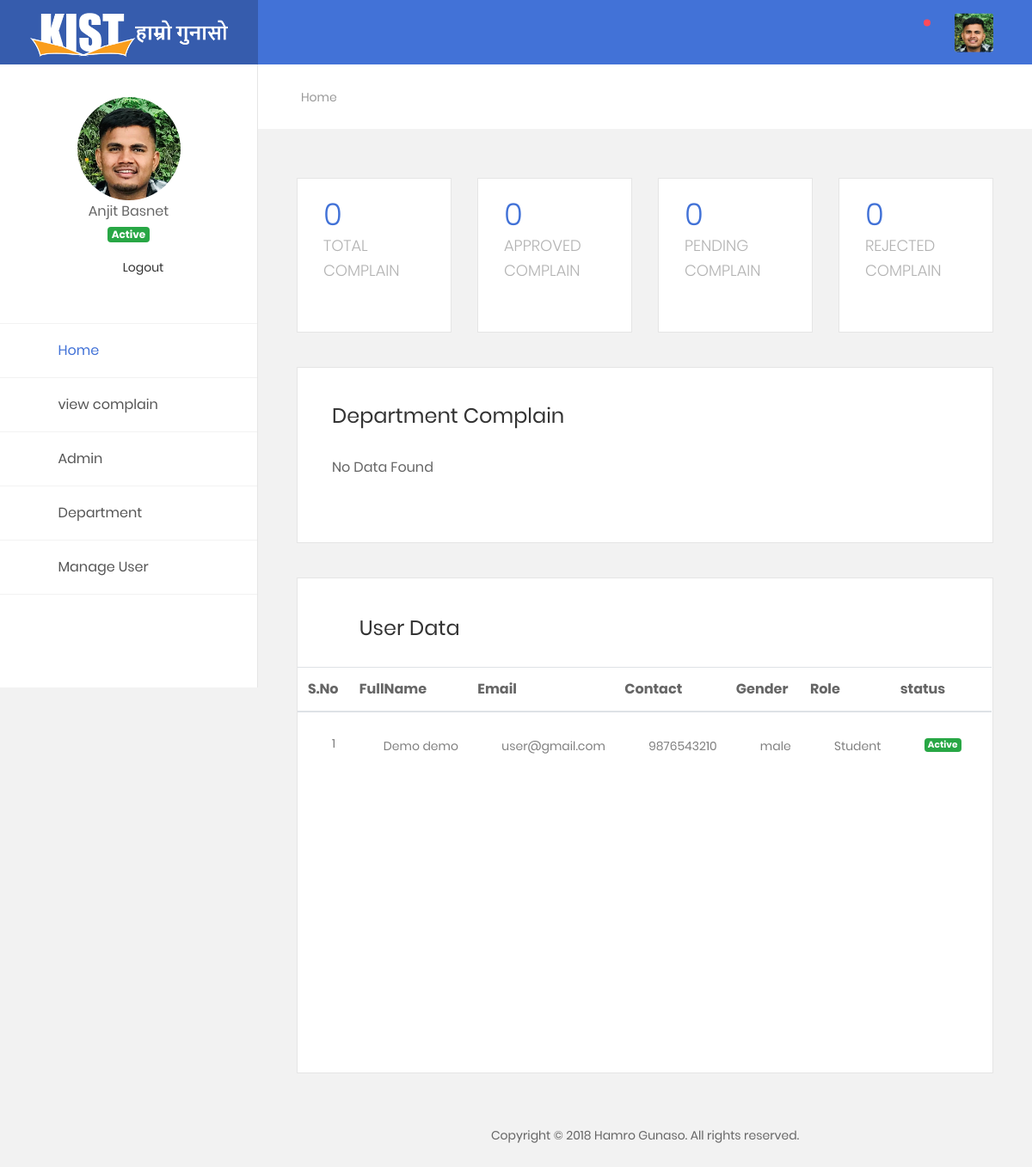
Screenshot of /superadmin/index.php (signed in) with the database file from the repository.
### tables this page shows
CREATE TABLE `tbl_user` (
  `user_id` bigint(20) NOT NULL AUTO_INCREMENT,
  `user_fname` varchar(255) DEFAULT NULL,
  `user_lname` varchar(255) DEFAULT NULL,
  `user_email` varchar(255) DEFAULT NULL,
  `user_contact` varchar(255) DEFAULT NULL,
  `user_gender` enum('male','female','other') DEFAULT NULL,
  `user_password` varchar(255) DEFAULT NULL,
  `user_image` varchar(255) DEFAULT NULL,
  `user_role` enum('student','teacher','staff') DEFAULT NULL,
  `user_status` enum('active','in_active') DEFAULT NULL,
  PRIMARY KEY (`user_id`)
);

### app/adminfunctions.php (called while the page is built, shortened)
<?php
function getAllAdminUserById($conn,$id)
{
	$stmtSelect = $conn->prepare("SELECT * FROM tbl_admin WHERE admin_id=:admin_id");
	$stmtSelect->bindParam(':admin_id', $id);
	$stmtSelect->execute();
	if($stmtSelect->rowCount()>0)
		return $stmtSelect->fetch();
	return false;
}
function getAllUsers($conn)
{
	$stmtSelect = $conn->prepare("SELECT * FROM tbl_user");
	$stmtSelect->execute();
	if($stmtSelect->rowCount()>0)
		return $stmtSelect->fetchAll();
	return false;
}
function countAllComplain($conn)
{
	$stmtSelect=$conn->prepare("SELECT * FROM tbl_complain");
	$stmtSelect->execute();
	    return $stmtSelect->rowCount();
}
function countPendingComplain($conn)
{
	$stmtSelect=$conn->prepare("SELECT * FROM tbl_complain WHERE comp_status='pending'");
	$stmtSelect->execute();
	    return $stmtSelect->rowCount();
}
function countApprovedComplain($conn)
{
	$stmtSelect=$conn->prepare("SELECT * FROM tbl_complain WHERE comp_status='approved'");
	$stmtSelect->execute();
	    return $stmtSelect->rowCount();
}
function countRejectedComplain($conn)
{
	$stmtSelect=$conn->prepare("SELECT * FROM tbl_complain WHERE comp_status='rejected'");
	$stmtSelect->execute();
	    return $stmtSelect->rowCount();
}

### app/departmentfunction.php (called while the page is built, shortened)
<?php
function getAllDepartment($conn)
{
	$stmtSelect = $conn->prepare("SELECT * FROM tbl_department ");
	$stmtSelect->execute();
	return false;
}

### superadmin/index.php (the view, shortened to what this page needs)
<?php include 'layouts/header.php';?>
<?php include 'layouts/sidebar.php';?>
            <section class="au-breadcrumb m-t-75">
                <div class="section__content section__content--p30">
                    <div class="container-fluid">
                        <div class="row">
                            <div class="col-md-12">
                                <div class="au-breadcrumb-content">
                                    <div class="au-breadcrumb-left">
                                        <ul class="list-unstyled list-inline au-breadcrumb__list">
                                            <li class="list-inline-item active">
                                                <a href="#">Home</a>
                                            </li>
                                        </ul>
                                    </div>
                                </div>
                            </div>
                        </div>
                    </div>
                </div>
            </section>
            <section class="statistic">
                <div class="section__content section__content--p30">
                    <div class="container-fluid">
                        <div class="row">
                            <div class="col-md-6 col-lg-3">
                                <div class="statistic__item">
                                    <h2 class="number"><?php echo countAllComplain($conn);?></h2>
                                    <span class="desc">Total Complain</span>
                                </div>
                            </div>
                            <div class="col-md-6 col-lg-3">
                                <div class="statistic__item">
                                    <h2 class="number"><?php echo countApprovedComplain($conn);?></h2>
                                    <span class="desc">Approved Complain</span>
                                </div>
                            </div>
                            <div class="col-md-6 col-lg-3">
                                <div class="statistic__item">
                                    <h2 class="number"><?php echo countPendingComplain($conn);?></h2>
                                    <span class="desc">Pending Complain</span>
                                </div>
                            </div>
                            <div class="col-md-6 col-lg-3">
                                <div class="statistic__item">
                                    <h2 class="number"><?php echo countRejectedComplain($conn);?></h2>
                                    <span class="desc">Rejected Complain</span>
                                </div>
                            </div>
                        </div>
                    </div>
                </div>
            </section>
            <section>
                <div class="section__content section__content--p30">
                    <div class="container-fluid">
                        <div class="row">
                            <div class="col-xl-12">
                                <div class="task-progress">
                                    <h3 class="title-3">Department Complain</h3>
                                    <div class="au-skill-container">
                                        <?php $department = getAllDepartment($conn);
                                   if($department):
                              foreach($department as $key => $dept):
                              ?>
                              <div class="au-progress">
                                            <span class="au-progress__title"><?php echo $dept['dept_name'];?></span>
                                            <div class="au-progress__bar">
                                                <div class="au-progress__inner js-progressbar-simple" role="progressbar" data-transitiongoal="<?php if(getComplainPercentageByDepartment($conn ,$dept['dept_id'])>0){
                                                    echo  getComplainPercentageByDepartment($conn ,$dept['dept_id']);}?>">
                                                    <span class="au-progress__value js-value"></span>
                                                </div>
                                            </div>
                                        </div>
                            <?php endforeach;?>
                            <?php else : ?>
                              <tr>
                                <td colspan="4"> No Data Found</td>
                              </tr>
                            <?php endif; ?>
                                    </div>
                                </div>
                            </div>
                        </div>
                    </div>
                </div>
            </section>
            <section>
                <div class="section__content section__content--p30">
                    <div class="container-fluid">
                        <div class="row">
                            <div class="col-xl-12">
                                 <div class="user-data m-b-40">
                                    <h3 class="title-3 m-b-30">
                                        <i class="zmdi zmdi-account-calendar"></i>user data</h3>
                                    <div class="table-responsive table-data">
                                        <table class="table table-data2">
                                            <tr>
                                                <th>S.No</th>
                                                <th>FullName</th>
                                                <th>Email</th>
                                                <th>Contact</th>
                                                <th>Gender</th>
                                                <th>Role</th>
                                                <th>status</th>
                                            </tr>
                                        <tbody>
                           <?php $Users = getAllUsers($conn);
                              if($Users):
                              foreach($Users as $key => $user):
                              ?>
                              <tr>
                               <td><?php echo ++$key;?></td>
                               <td><?php echo $user['user_fname']." ".$user['user_lname'];  ?></td>
                                <td><?php echo $user['user_email'];?></td>
                                <td><?php echo $user['user_contact'];?></td>
                                <td><?php echo $user['user_gender'];?></td>
                                 <td>
                                  <?php echo ucwords($user['user_role']);?></td>
                                  <td>
                                    <?php if($user['user_status']=='active'):?>
                                    <label class="badge badge-success">Active</label>
                                    <?php else: ?>
                                      <label class="badge badge-danger">in_active</label>
                                    <?php endif; ?>
                                  </td>
                                  </div>
                            <?php endforeach;?>
                                 <?php else : ?>
                              <tr>
                                <td colspan="7"> No Data Found</td>
                              </tr>
                            <?php endif; ?>
                                </div>
                                    </div>
                            </div>
                        </div>
                    </div>
                </div>
            <section>
                <div class="container-fluid">
                    <div class="row">
                        <div class="col-md-12">
                            <div class="copyright">
                               <p>Copyright © 2018 Hamro Gunaso. All rights reserved.</p>
                            </div>
                        </div>
                    </div>
                </div>
            </section>
        </div>
</body>
</html>

### superadmin/layouts/header.php (shortened to what this page needs)
<?php
include '../app/call.php';
 $userInfo= getAllAdminUserById($conn,$_SESSION['admin']['id']);
 ?>
<!DOCTYPE html>
<html lang="en">
<head>
    <link href="css/font-face.css" rel="stylesheet" media="all">
    <link href="vendor/font-awesome-4.7/css/font-awesome.min.css" rel="stylesheet" media="all">
    <link href="vendor/font-awesome-5/css/fontawesome-all.min.css" rel="stylesheet" media="all">
    <link href="vendor/mdi-font/css/material-design-iconic-font.min.css" rel="stylesheet" media="all">
    <link href="vendor/bootstrap-4.1/bootstrap.min.css" rel="stylesheet" media="all">
    <link href="vendor/animsition/animsition.min.css" rel="stylesheet" media="all">
    <link href="vendor/bootstrap-progressbar/bootstrap-progressbar-3.3.4.min.css" rel="stylesheet" media="all">
    <link href="vendor/wow/animate.css" rel="stylesheet" media="all">
    <link href="vendor/css-hamburgers/hamburgers.min.css" rel="stylesheet" media="all">
    <link href="vendor/slick/slick.css" rel="stylesheet" media="all">
    <link href="vendor/select2/select2.min.css" rel="stylesheet" media="all">
    <link href="vendor/perfect-scrollbar/perfect-scrollbar.css" rel="stylesheet" media="all">
    <link href="vendor/vector-map/jqvmap.min.css" rel="stylesheet" media="all">
    <link href="css/theme.css" rel="stylesheet" media="all">
</head>
<body class="animsition">
    <div class="page-wrapper">
        <div class="page-container2">
            <header class="header-desktop2">
                <div class="section__content section__content--p30">
                    <div class="container-fluid">
                        <div class="header-wrap2">
                            <div class="header-button2">
                                <div class="header-button-item has-noti js-item-menu">
                                    <i class="zmdi zmdi-notifications"></i>
                                </div>
                                <div class="header-button-item mr-0 js-sidebar-btn">
                                <div class="account-wrap">
                                    <div class="account-item clearfix js-item-menu">
                                        <div class="image">
                                            <?php if(!empty($userInfo['admin_image'])): ?>
                              <div class="follow-ava">
                                  <img src="<?php echo $userInfo['admin_image']; ?>" height="200px">
                              </div>
                              <?php endif; ?>
                                        </div>
                                        </div>
                                    </div>
                                </div>
                            </div>
                        </div>
                    </div>
                </div>
            </header>

### superadmin/layouts/sidebar.php (shortened to what this page needs)
<aside class="menu-sidebar2">
    <div class="logo">
        <a href="index.php">
            <img src="images/icon/logo-blue.png" alt="KIST" />
        </a>
    </div>
    <div class="menu-sidebar2__content js-scrollbar1">
        <div class="account2">
             <?php if(!empty($userInfo['admin_image'])): ?>
                      <div class="image img-cir img-120">
                          <img src="<?php echo $userInfo['admin_image']; ?>" height="50x">
                      </div>
                      <?php endif; ?>
             <div class="">
                      <p><?php echo $userInfo['admin_fname']." ".$userInfo['admin_lname'];  ?></p>
                    </div>
               <div>
                            <?php if($userInfo['admin_status']=='active'):?>
                            <span class="badge badge-success">Active</span>
                            <?php else: ?>
                              <span class="badge  badge-danger">Inactive</span>
                            <?php endif; ?>
                </div>
                    <div class="account-dropdown__item">
                                            <a href="logout.php">
                                            <i class="zmdi zmdi-power"></i>Logout</a>
                                        </div>
        </div>
        <nav class="navbar-sidebar2">
            <ul class="list-unstyled navbar__list">
                <li class="active has-sub">
                    <a class="js-arrow" href="index.php">
                        <i class="fas fa-home"></i>Home
                    </a>
                     <li class="has-sub">
                    <a class="js-arrow" href="viewcomplain.php">
                        <i class="fas fa-list-alt"></i>view complain
                    </a>
                </li>
                <li class="has-sub">
                    <a class="js-arrow" href="#">
                        <i class="fas fa-user"></i>Admin
                        <span class="arrow">
                            <i class="fas fa-angle-down"></i>
                        </span>
                    </a>
                     <li class="has-sub">
                    <a class="js-arrow" href="#">
                        <i class="fas fa-building"></i>Department
                        <span class="arrow">
                            <i class="fas fa-angle-down"></i>
                        </span>
                    </a>
                </li>
                        <li>
                            <a href="manageuser.php">
                                <i class="fas fa-users"></i>Manage User</a>
                        </li>
                    </ul>
        </nav>
    </div>
</aside>

### rows the page displays
tbl_user: user_fname "Demo", user_lname "demo", user_email "user@gmail.com", user_contact "9876543210", user_gender "male", user_role "Student", user_status "Active"

### other values shown
$userInfo['admin_fname'] "Anjit"
$userInfo['admin_lname'] "Basnet"
countAllComplain($conn) "0"
countApprovedComplain($conn) "0"
countPendingComplain($conn) "0"
countRejectedComplain($conn) "0"
